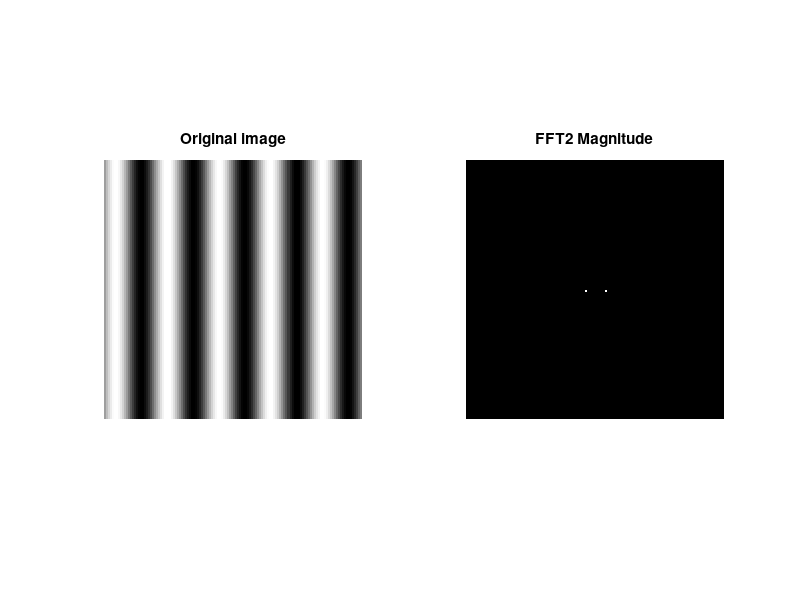

MATLAB code for this plot: (Note: this script raises an error after producing the figure.)
%% LAB 1 - COMPUTER VISION, November 2019
%% by Federico Favia, Martin De Pellegrini

%% Initialization
clear ; close all; clc

%% Part 1: Properties of discrete Fourier Transform (Q1-Q2-Q3-Q4-Q5)
% basis functions

% p = [1, 2, 10, 45, 80, 17, 17, 5, 64, 10, 70, 125, 128];
% q = [1, 2, 80, 45, 10, 9, 121, 1, 64, 70, 120, 1, 128];
% 
% for i = 1 : length(p)
%      figure()
%      [Fhat_, F_, Fabsmax_, amplitude_, wavelength_ ] = fftwave(p(i),q(i));
%      w = waitforbuttonpress
% end

% Q2
Q = 128; % dimension of original image
orig_image = zeros(Q,Q);
period = 5; %number of periods
for m = 1 : 1 : Q % sine wave in spatial domain (original image)
    for n = 1 : 1 : Q
        orig_image(m,n) = 0.5 + 0.5.*sin(2.*pi.*(n./(Q./period))); %the "0.5" constants give values between 0 and 1 for use with "imshow"
    end
end
subplot(1,2,1); imshow(orig_image); title('Original image');
B = abs(fftshift(fft2(orig_image-0.5))); %delete the added scaling values before FFT, gives values symmetric around the x_axis
subplot(1,2,2); imshow(B); title('FFT2 Magnitude');  

%% linearity (Q7-Q8-Q9)
F = [ zeros(56, 128); ones(16, 128); zeros(56, 128)]; %test image
G = F'; %transposed
% H = F + 2 * G;
% 
% figure();
% subplot(1,4,1); showgrey(F); title("Original F");
Fhat = fft2(F);
% subplot(1,4,2); showgrey(abs(Fhat)); title("Spectra F");
% subplot(1,4,3); showgrey(log(1 + abs(Fhat))); title("Log spectra F");
% subplot(1,4,4); showgrey(log(1 + abs(fftshift(Fhat)))); title("Log spectra shift F");
% figure();
% subplot(1,4,1); showgrey(G); title("Transposed F = G");
Ghat = fft2(G);
% subplot(1,4,2);
% showgrey(abs(Ghat));
% title("Spectra G");
% subplot(1,4,3);
% showgrey(log(1 + abs(Ghat)));
% title("Log spectra G");
% subplot(1,4,4);
% showgrey(log(1 + abs(fftshift(Ghat))));
% title("Log spectra shift G");
% 
% figure();
% subplot(1,5,1); showgrey(H); title("Original H");
% Hhat = fft2(H);
% subplot(1,5,2); showgrey(abs(Hhat)); title("Spectra G");
% subplot(1,5,3); showgrey(log(1 + abs(Hhat))); title("Log spectra H");
% subplot(1,5,4); showgrey(log(1 + abs(fftshift(Hhat)))); title("Log spectra shift H");
% subplot(1,5,5); showgrey(ifft2(Fhat+2*Ghat)); title("linearity");

%% multiplication (Q10)
% Z = F .* G;
% Zhat = fft2(Z); 
% figure();
% subplot(1,5,1); showgrey(Z); title("f x g");
% subplot(1,5,2); showgrey(abs(Zhat)); title("spectra f x g");
% subplot(1,5,3); showgrey(log(1+abs(Zhat))); title("log spectra f x g");
% subplot(1,5,4); showgrey(log(1+abs(fftshift(Zhat)))); title("log spectra shift f x g");
% subplot(1,5,5); showfs(Zhat); title("fs f x g");
% 
% Zhat2 = conv2(fftshift(Fhat),fftshift(Ghat),'same');
% Z2 = ifft2(Zhat); % approximation of Z = F. * G
% figure();
% subplot(1,3,1); % showgrey(Z2); title("z2=f x g");
% test2 = abs(fftshift(Zhat2));
% subplot(1,3,2); showgrey(log(1+abs(fftshift(test2)))); %* problems title("Zhat2");
% Zhat3 = fft2(Z2);
% subplot(1,3,3); showfs(Zhat3); title("fft2(Z2)");

%% scaling (Q11)
F1 = [zeros(60,128); ones(8,128); zeros(60,128)] .* [zeros(128,48) ones(128,32) zeros(128,48)];
F1hat = fft2(F1);
% figure()
% subplot(2,2,1); showgrey(F1); title('image F1');
% subplot(2,2,2); showfs(F1hat); title('log spectrum shifted F1')
% subplot(2,2,3); showgrey(F); title('image F');
% subplot(2,2,4); showfs(Fhat); title('log spectrum shifted F');

%% rotation (Q12)
alpha = [30, 45, 60, 90];
% figure;
% subplot(2,2,1); showgrey(F1);
% subplot(2,2,2); showfs(fft2(F1));

G1 = rot(F1, alpha(1));
Ghat1 = fft2(G1);
G2 = rot(F1, alpha(2));
Ghat2 = fft2(G2);
G3 = rot(F1, alpha(3));
Ghat3 = fft2(G3);
G4 = rot(F1, alpha(4));
Ghat4 = fft2(G4);

figure()
subplot(2,1,1); showgrey(G1); axis on
subplot(2,1,2); showfs(Ghat);

Hhat1 = rot(fftshift(Ghat1), -alpha(1));
Hhat2 = rot(fftshift(Ghat2), -alpha(2));
Hhat3 = rot(fftshift(Ghat3), -alpha(3));
Hhat4 = rot(fftshift(Ghat4), -alpha(4));

figure; 
subplot(2,4,1); showfs(fft2(F1)); title('original not rotate');
subplot(2,4,2); showfs(fft2(F1)); title('original not rotate');
subplot(2,4,3); showfs(fft2(F1)); title('original not rotate');
subplot(2,4,4); showfs(fft2(F1)); title('original not rotate');
subplot(2,4,5); showgrey(log(1+abs(Hhat1))); title('rotated back');
subplot(2,4,6); showgrey(log(1+abs(Hhat2))); title('rotated back');
subplot(2,4,7); showgrey(log(1+abs(Hhat3))); title('rotated back');
subplot(2,4,8); showgrey(log(1+abs(Hhat4))); title('rotated back');

% %% Information in fourier phase and magnitude (Q13)
% img = nallo128; % try with phonecalc128, few128, nallo128
% a = 10.0^(-10);
% figure()
% subplot(1,3,1); showgrey(img); title('Original image');
% subplot(1,3,2); showgrey(pow2image(img,a)); title('Phase'); % phase preserved and magnitude replaced by non-lin fct
% subplot(1,3,3); showgrey(randphaseimage(img)); title('Magnitude'); % magnitude kept and phase as random distr

%% Part 2: Gaussian convolution implemented via FFT (Q14-Q15-Q16)
vars = [0.1 0.3 1.0 10.0 100.0]; % sigmas of gaussian kernel
t = 1.0;

img = phonecalc128; % try with phonecalc128, few128, nallo128
% im_out = gaussfft(im, 1.0);
psf1 = gaussfft(deltafcn(128,128),vars(1)); variance1 = variance(psf1);
psf2 = gaussfft(deltafcn(128,128),vars(2)); variance2 = variance(psf2);
psf3 = gaussfft(deltafcn(128,128),vars(3)); variance3 = variance(psf3);
psf4 = gaussfft(deltafcn(128,128),vars(4)); variance4 = variance(psf4);
psf5 = gaussfft(deltafcn(128,128),vars(5)); variance5 = variance(psf5);

figure()
subplot(1,5,1); showgrey(psf1); title('imp. response, t = 0.1');
subplot(1,5,2); showgrey(psf2); title('imp. response, t = 0.3');
subplot(1,5,3); showgrey(psf3); title('imp. response, t = 1.0');
subplot(1,5,4); showgrey(psf4); title('imp. response, t = 10.0');
subplot(1,5,5); showgrey(psf5); title('imp. response, t = 100.0');

img_out1 = gaussfft(img, t);
img_out2 = gaussfft(img, t*4);
img_out3 = gaussfft(img, t*16);
img_out4 = gaussfft(img, t*64);
img_out5 = gaussfft(img, t*256);

figure;
subplot(3,2,1); showgrey(img); title('Original image');
subplot(3,2,2); showgrey(img_out1); title('gauss filt im, t = 1.0');
subplot(3,2,3); showgrey(img_out2); title('gauss filt im, t = 4.0');
subplot(3,2,4); showgrey(img_out3); title('gauss filt im, t = 16.0');
subplot(3,2,5); showgrey(img_out4); title('gauss filt im, t = 64.0');
subplot(3,2,6); showgrey(img_out5); title('gauss filt im, t = 256.0');

%% test to build the function
img = phonecalc128;
vars = 100.0;
Im_in = fft2(img);  %compute the fourier transform
    
[dim1,dim2] = size(Im_in);
    
% [x,y] = meshgrid(0:dim1-1, 0:dim2-1);  %mesh for the Gaussian Kernel
x = -dim1/2:dim1/2 -1;
y = -dim2/2:dim2/2 -1;
    
% Gaussian Kernel
gauss = (1/2*pi*vars).*exp((-(x.^2  + y.^2)./(2*vars)));
% gauss = fftshift(gauss);

% gauss = (1/2*pi*var).*exp(-(x.^2)/(2*var)).*exp(-(y.^2)/(2*var));
% gauss = (1/2*pi*var).*exp((-((x-dim1/2).^2  + (y-dim2/2).^2)./(2*var)));
% gauss = fftshift(gauss);

%mesh(gauss);

%filtering
Im_out = Im_in.*gauss;
    
%output
im_out = ifft2(Im_out);

figure;
subplot(121); showgrey(img);
subplot(122); showgrey(im_out);

%% Part 3: Smoothing (Q17-Q18)
office = office256;
add = gaussnoise(office, 16); % add gaussian noise
sap = sapnoise(office, 0.1, 255); % add salt&pepper noise
ADD = fft2(add);
SAP = fft2(sap);
figure()
subplot(1,2,1); showfs(ADD); title("spectra SAP");
subplot(1,2,2); showfs(SAP); title("spectra SAP");


% 3 type of filters for each of noisy image
% for gaussian noisy, gaussan smooth, median and ideal LP
gauss_gauss = gaussfft(add, 0.9); %0.9
gauss_med = medfilt(add,3,3);
gauss_id = ideal(add,0.25);
% for sap noisy, gaussian smooth, median and ideal LP
sap_gauss = gaussfft(sap, 2); %2
sap_med = medfilt(sap,3,3);
sap_id = ideal(sap,0.2);
% plotting
figure()
subplot(3,3,1); showgrey(office); title('Original image');
subplot(3,3,2); showgrey(add); title('Image + gauss noise');
subplot(3,3,3); showgrey(sap); title('Image + sap noise');
subplot(3,3,4); showgrey(gauss_gauss); title('gauss-Gauss smooth (0.9)');
subplot(3,3,5); showgrey(gauss_med); title('gauss-Med filt (3x3)');
subplot(3,3,6); showgrey(gauss_id); title('gauss-Ideal LP filt (0.25)');
subplot(3,3,7); showgrey(sap_gauss); title('sap-Gauss smooth (2)');
subplot(3,3,8); showgrey(sap_med); title('sap-Med filt (3x3)');
subplot(3,3,9); showgrey(sap_id); title('sap-Ideal LP filt (0.2)');


%% Smoothing and subsampiing
img = phonecalc256;
%img = imread('wall.jpg');
%img = rgb2gray(img);
smoothimg = img;
smoothimg_ideal = img;
N = 5;
for i = 1 : 5
    if i > 1 % generate subsampled versions
        img = rawsubsample(img);
        smoothimg = gaussfft(smoothimg,2);
        smoothimg = rawsubsample(smoothimg);
        smoothimg_ideal = ideal(smoothimg_ideal,0.25);
        smoothimg_ideal = rawsubsample(smoothimg_ideal);
    end
    % subplot(3, N, i); imshow(img); title('Original subsampled'); % for image 'wall.jpg'
    subplot(3, N, i); showgrey(img); title('Original subsampled');
    % if i == 1 % for image 'wall.jpg'
        % subplot(3, N, i+N); imshow(smoothimg); title('Smoothed and subsampled');
        % subplot(3, N, i+2*N); imshow(smoothimg_ideal); title('Smoothed id and subsampled');
    % else % for image 'wall.jpg'
        subplot(3, N, i+N); showgrey(smoothimg); title('Smoothed (2) and subsampled ');
        subplot(3, N, i+2*N); showgrey(smoothimg_ideal); title('Smoothed id (0.25) and subsampled');
    % end

end

